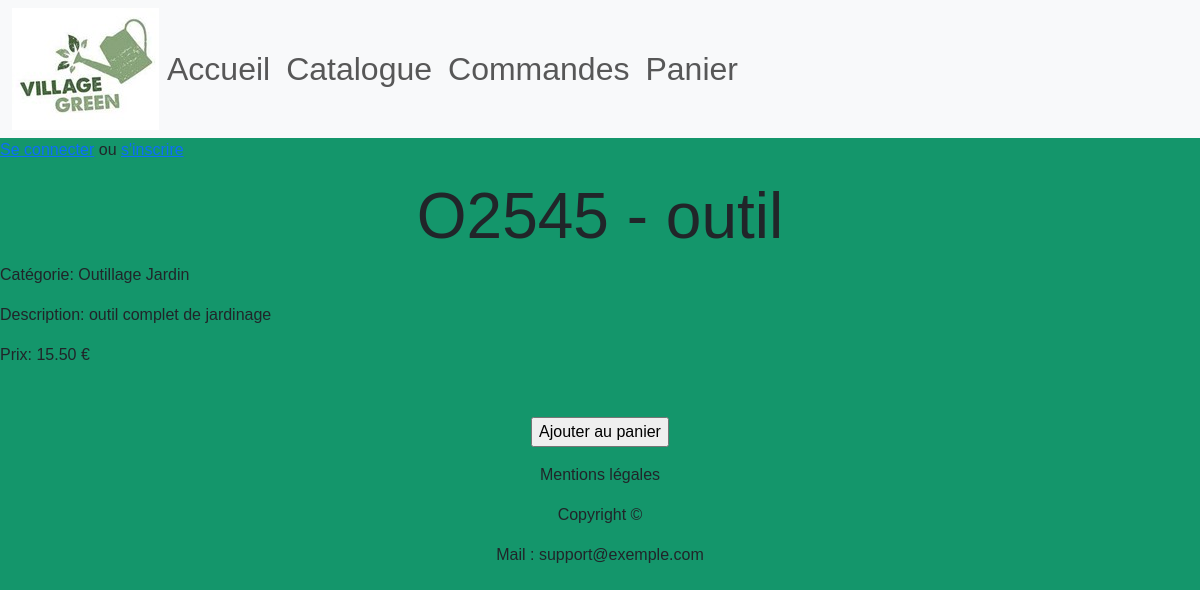
The app's page /consult_produit.php?id=9 with its own data.
### tables this page shows
CREATE TABLE `t_d_produit` (
  `Id_Produit` int(11) NOT NULL,
  `Taux_TVA` decimal(15,2) NOT NULL,
  `Nom_Long` varchar(250) NOT NULL,
  `Nom_court` varchar(50) NOT NULL,
  `Ref_fournisseur` varchar(250) NOT NULL,
  `Photo` varchar(250) DEFAULT NULL,
  `Prix_Achat` decimal(15,2) NOT NULL,
  `Id_Fournisseur` int(11) NOT NULL,
  `Id_Categorie` int(11) NOT NULL
);

CREATE TABLE `t_d_categorie` (
  `Id_Categorie` int(11) NOT NULL,
  `Libelle` varchar(50) NOT NULL,
  `Id_Categorie_Parent` int(11) DEFAULT NULL
);

### dao.php (called while the page is built, shortened)
<?php
class dao
{
    private $db_host;
    private $db_name;
    private $db_user;
    private $db_password;
    public function __construct($_dbhost, $_dbname)
    {
        $this->db_host = $_dbhost;
        $this->db_name = $_dbname;
        if ($this->db_name == "greengarden") {
            $this->db_user = 'root';
            $this->db_password = '';
        }
        else {
            $this->db_user = 'root';
            $this->db_password = '';
        }
    }
    public function connect()
    {
        $dsn = "mysql:host={$this->db_host};dbname={$this->db_name};charset=utf8mb4";
        $options = [
            PDO::ATTR_ERRMODE => PDO::ERRMODE_EXCEPTION,
            PDO::ATTR_DEFAULT_FETCH_MODE => PDO::FETCH_ASSOC,
            PDO::ATTR_EMULATE_PREPARES => false,
        ];
        return new PDO($dsn, $this->db_user, $this->db_password, $options);
    }
    public function select($table, $where = '', $params = array(), $order_by = '', $limit = '')
    {
        $sql = "SELECT * FROM $table";
        if (!empty($where)) {
            $sql .= " WHERE $where";
        }
        $stmt = $this->connect()->prepare($sql);
        $stmt->execute($params);
        return $stmt->fetchAll(PDO::FETCH_ASSOC);
    }
}

### produit.php (called while the page is built, shortened)
<?php
require_once 'dao.php';
class Produit
{
    private $dao;
    public function __construct()
    {
        $this->dao = new dao("localhost","greengarden");
    }
    public function getProduitById($id)
    {
        $params = array(
            ':id' => $id
        );
        return $this->dao->select("t_d_produit","id_produit = :id", $params);
    }
}

### categorie.php (called while the page is built, shortened)
<?php
require_once 'dao.php';
class Categorie
{
    private $dao;
    public function __construct()
    {
        $this->dao = new dao("localhost", "greengarden");
    }
    public function getCategorieById($idcat)
    {
        $params = array(
            ':idcat' => $idcat
        );
        return $this->dao->select("t_d_categorie", "Id_Categorie = :idcat", $params);
    }
}

### consult_produit.php (the view, shortened to what this page needs)
<?php
require 'produit.php';
 include 'header.php';
require 'categorie.php';
if (isset($_GET['id'])) {
    $id_produit = $_GET['id'];
    try {
        $p = new Produit();
        $produit = $p->getProduitById($id_produit)[0];
        $c = new Categorie();
        $categorie = $c->getCategorieById($produit['Id_Categorie'])[0];
    } catch (PDOException $e) {
        echo
        "Erreur: " . $e->getMessage();
        exit();
    }
} else {
    echo "Produit non spécifié";
    exit;
}
?>
<!DOCTYPE html>
<html>
<head>
</head>
<body>
    <h1><?php echo $produit['Ref_fournisseur'] . " - " . $produit['Nom_court']; ?></h1>
    <p>Catégorie: <?php echo $categorie['Libelle']; ?> </p>
    <p>Description: <?php echo $produit['Nom_Long']; ?></p>
    <p>Prix: <?php echo $produit['Prix_Achat']; ?> €</p>
    <form method="POST" action="ajout_panier.php">
        <input type="submit" value="Ajouter au panier">
    </form>
</body>
</html>
<?php include 'footer.php'; ?>

### style/style.css (style rules this page uses)
body { background-color: rgb(20, 150, 107); font-family: Arial, Helvetica, sans-serif; }
form { text-align:center; margin-top: 50px; }
h1 { text-align: center; font-size: 4em; }

### records on screen
t_d_produit: Ref_fournisseur "O2545", Nom_court "outil", Nom_Long "outil complet de jardinage", Prix_Achat "15.50"
t_d_categorie: Libelle "Outillage Jardin"
